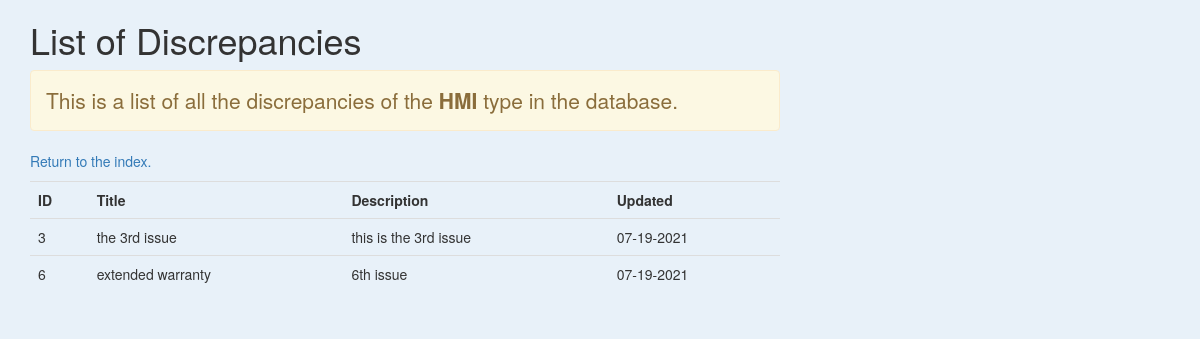
The app's page /inventory/HMI with its own data.
### write_db.py (models this page shows, shortened)
class Issue(db.Model):
    __tablename__ = 'TABLE1'
    ID = db.Column(db.Integer, primary_key=True)
    Title = db.Column(db.String)
    style = db.Column(db.String)
    Desc = db.Column(db.String)
    updated = db.Column(db.String)

### write_db.py (the view)
@app.route('/inventory/<style>')
def inventory(style):
    errs = Issue.query.filter_by(style=style).order_by(Issue.ID).all()
    return render_template('list.html', socks=errs, style=style)

### templates/list.html (shortened to what this page needs)
{% extends 'bootstrap/base.html' %}
{% block styles %}
{{ super() }}
{% endblock %}
{% block content %}
<div class="container">
  <div class="row pb-5">
    <div class="col-md-10 col-lg-8 mx-lg-auto mx-md-auto">
      <h1 class="pt-5 pb-2">List of Discrepancies</h1>
      <p class="lead alert alert-warning">This is a list of all the discrepancies of the
			<strong>{{ style }}</strong> type in the database.</p>
	  <p class="ml-4"><a href="{{ url_for('index') }}">Return to the index.</a></p>
		<table class="table">
			<tr>
				<th>ID</th>
				<th>Title</th>
				<th>Description</th>
				<th>Updated</th>
			</tr>
			{% for sock in socks %}
			<tr>
				<td>{{ sock.ID}}</td>
				<td>{{ sock.Title}}</td>
				<td>{{ sock.Desc }}</td>
				<td>{{ sock.updated }}</td>
			</tr>
			{% endfor %}
		</table>
		</div>
	</div>
</div>
{% endblock %}

### templates/list.html (style rules this page uses)
body { background: #e8f1f9; }

### records on screen
Issue: ID "3", Title "the 3rd issue", Desc "this is the 3rd issue", updated "07-19-2021"
Issue: ID "6", Title "extended warranty", Desc "6th issue", updated "07-19-2021"

### other values on screen
{{ style }} "HMI"
